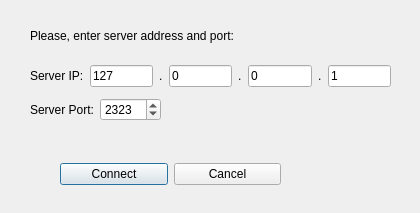
<?xml version="1.0" encoding="UTF-8"?>
<ui version="4.0">
 <class>askserver</class>
 <widget class="QDialog" name="askserver">
  <property name="geometry">
   <rect>
    <x>0</x>
    <y>0</y>
    <width>420</width>
    <height>213</height>
   </rect>
  </property>
  <property name="windowTitle">
   <string>Server Credentials</string>
  </property>
  <widget class="QLabel" name="label">
   <property name="geometry">
    <rect>
     <x>30</x>
     <y>20</y>
     <width>311</width>
     <height>31</height>
    </rect>
   </property>
   <property name="text">
    <string>Please, enter server address and port:</string>
   </property>
  </widget>
  <widget class="QWidget" name="layoutWidget">
   <property name="geometry">
    <rect>
     <x>30</x>
     <y>60</y>
     <width>361</width>
     <height>68</height>
    </rect>
   </property>
   <layout class="QVBoxLayout" name="verticalLayout">
    <item>
     <layout class="QHBoxLayout" name="horizontalLayout_2">
      <item>
       <widget class="QLabel" name="IP_label">
        <property name="text">
         <string>Server IP:</string>
        </property>
       </widget>
      </item>
      <item>
       <layout class="QHBoxLayout" name="horizontalLayout">
        <item>
         <widget class="QLineEdit" name="IP_1">
          <property name="text">
           <string>127</string>
          </property>
         </widget>
        </item>
        <item>
         <widget class="QLabel" name="Dot_1">
          <property name="text">
           <string>.</string>
          </property>
         </widget>
        </item>
        <item>
         <widget class="QLineEdit" name="IP_2">
          <property name="text">
           <string>0</string>
          </property>
         </widget>
        </item>
        <item>
         <widget class="QLabel" name="Dot_2">
          <property name="text">
           <string>.</string>
          </property>
         </widget>
        </item>
        <item>
         <widget class="QLineEdit" name="IP_3">
          <property name="text">
           <string>0</string>
          </property>
         </widget>
        </item>
        <item>
         <widget class="QLabel" name="Dot_3">
          <property name="text">
           <string>.</string>
          </property>
         </widget>
        </item>
        <item>
         <widget class="QLineEdit" name="IP_4">
          <property name="text">
           <string>1</string>
          </property>
         </widget>
        </item>
       </layout>
      </item>
     </layout>
    </item>
    <item>
     <layout class="QHBoxLayout" name="horizontalLayout_3">
      <item>
       <widget class="QLabel" name="Port_label">
        <property name="text">
         <string>Server Port:</string>
        </property>
       </widget>
      </item>
      <item>
       <widget class="QSpinBox" name="portBox">
        <property name="maximum">
         <number>65535</number>
        </property>
        <property name="value">
         <number>2323</number>
        </property>
       </widget>
      </item>
      <item>
       <spacer name="horizontalSpacer">
        <property name="orientation">
         <enum>Qt::Horizontal</enum>
        </property>
        <property name="sizeHint" stdset="0">
         <size>
          <width>40</width>
          <height>20</height>
         </size>
        </property>
       </spacer>
      </item>
     </layout>
    </item>
   </layout>
  </widget>
  <widget class="QWidget" name="layoutWidget">
   <property name="geometry">
    <rect>
     <x>60</x>
     <y>160</y>
     <width>221</width>
     <height>29</height>
    </rect>
   </property>
   <layout class="QHBoxLayout" name="horizontalLayout_4">
    <item>
     <widget class="QPushButton" name="ConnectButton">
      <property name="text">
       <string>Connect</string>
      </property>
     </widget>
    </item>
    <item>
     <widget class="QPushButton" name="CancelButton">
      <property name="text">
       <string>Cancel</string>
      </property>
     </widget>
    </item>
   </layout>
  </widget>
 </widget>
 <resources/>
 <connections/>
</ui>
